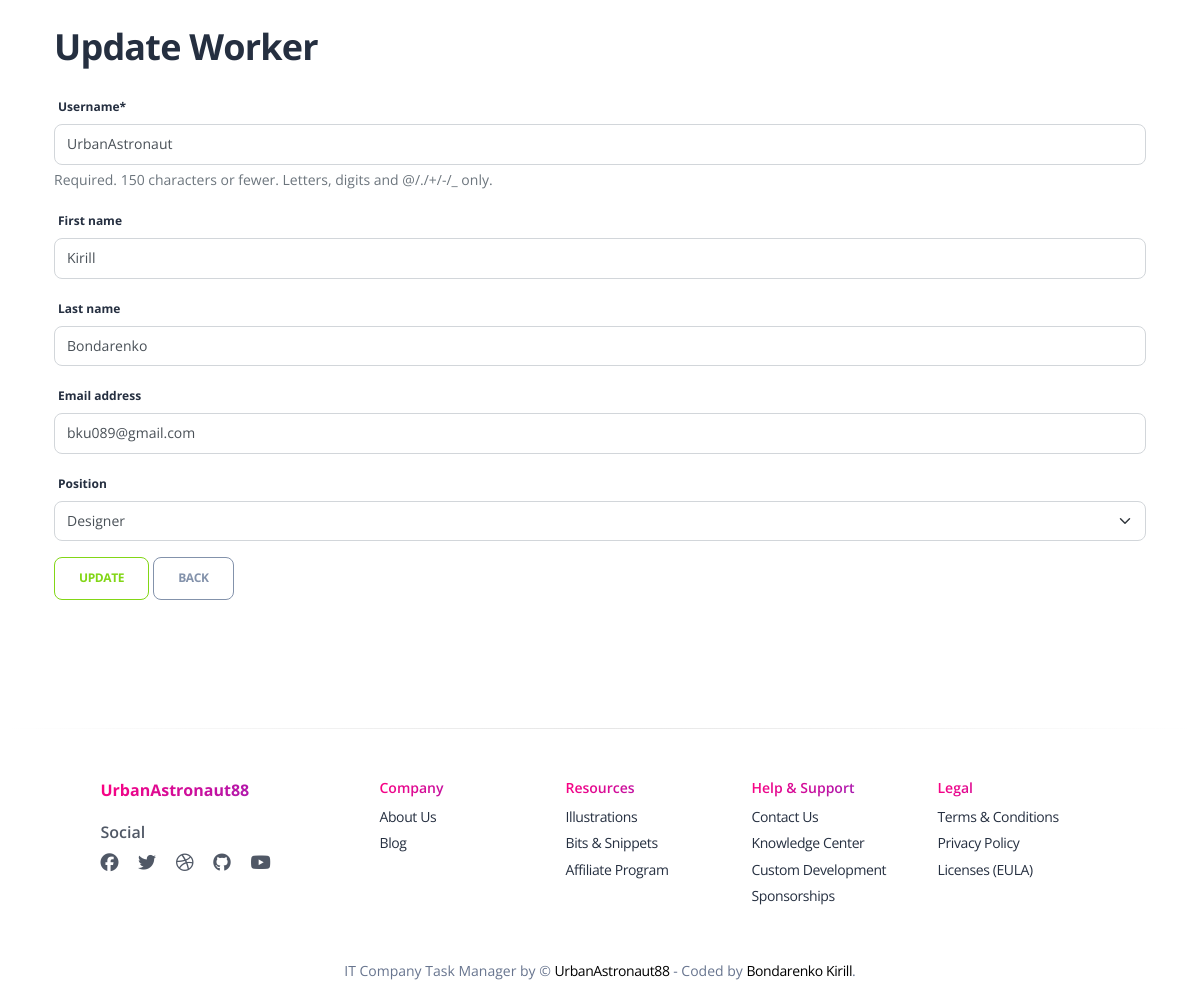
Screenshot of /workers/1/update/ (signed in) with the database file from the repository.
### main/models.py (models this page shows, shortened)
class Worker(AbstractUser):
    position = models.ForeignKey(Position, on_delete=models.SET_NULL, null=True, blank=True)

### main/views.py (the view)
# urls.py: path("<int:pk>/update/", WorkerUpdateView.as_view(), name="worker-update"),
class WorkerUpdateView(LoginRequiredMixin, UpdateView):
    model = User
    fields = ("username", "first_name", "last_name", "email", "position")
    template_name = "main/worker_form.html"
    success_url = reverse_lazy("main:workers:worker-list")

### main/context_processors.py (called while the page is built)
def cfg_assets_root(request):
    return { 'ASSETS_ROOT' : settings.ASSETS_ROOT }

### main/models.py (called while the page is built)
    def __str__(self):
        return self.name

### templates/main/worker_form.html (shortened to what this page needs)
{% extends "layouts/base.html" %}
{% load crispy_forms_filters %}
{% load crispy_forms_tags %}
{% block content %}
<div class="container mt-4">
  <h2 class="mb-4">
    {% if form.instance.pk %}
      Update Worker
    {% else %}
      Create New Worker
    {% endif %}
  </h2>
  <form method="post">
    {{ form|crispy }}
    <button type="submit" class="btn btn-outline-success">
      {% if form.instance.pk %}
        Update
      {% else %}
        Create
      {% endif %}
    </button>
    <a href="{% url 'main:workers:worker-list' %}" class="btn btn-outline-secondary">Back</a>
  </form>
</div>
{% endblock %}

### rows the page displays
Worker: username "UrbanAstronaut", first_name "Kirill", last_name "Bondarenko", email "bku089@gmail.com", position "Designer"
